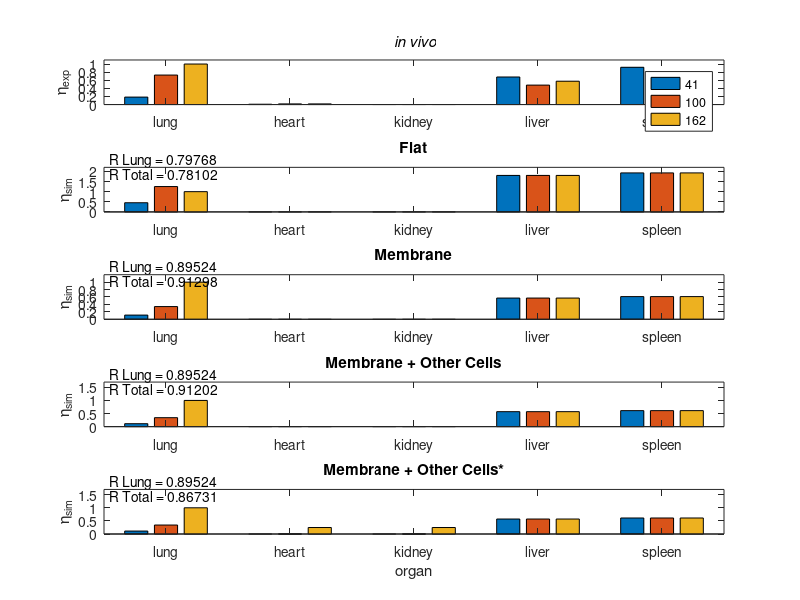

This chart was generated by the following MATLAB code:
%%%%%%% STEADY STATE MODEL %%%%%%%

% This script is for the steady state model, the model adapted from 
% Ramakrishnan 2016 to include nonspecific uptake via transcytosis. 
% kappa p values were otpimized. 

clc
clear
close all

organs = {'lung';'heart';'kidney';'liver';'spleen'};

%-------------------------------------------------------------------
%Constants throughout organs
lscript_ecb = 10^(-7); %m = distance from an EC or macrophage surface receptor 
d_ec = 5*10^(-6); %m = Diameter of endothelial cell
l_cap = 25.8*10^(-6); %m = size of endothelial cell 
c_out = 10^(-15); %M = injected concentration of NP
lscript_mb = 10^(-7); %m = distance from macrophage surface receptor
d_m = 5*10^(-6); %m = diameter of macrophage cell
l_mb = 10*10^(-6); %m = size of macrophage cell

%-------------------------------------------------------------------
% Kappa p (nonspecific binding rate of NP) 
% values taken from the following references and used in fig
references = {'Murciano','Papede','Muro/Hsu','Kohlar', 'Carme'};
kappa_p_lu = [0.79 1.9 22.35 5.0 10.24];
kappa_p_h = [0.913 0.4 3.01 1.16 1.07];
kappa_p_k = [2.10 0.5 4.5 1.11 1.95];
kappa_p_li = [1.48 11 50.95 15.78 56.83];
kappa_p_s = [1.22 15.0 67.96 22.22 63.73];


kappa_p = [nthroot((prod(kappa_p_lu)),5) nthroot((prod(kappa_p_h)), 5)/1000000 nthroot((prod(kappa_p_k)), 5)/1000000 ...
          nthroot((prod(kappa_p_li)), 5)*1000000000000 nthroot((prod(kappa_p_s)), 5)*10000000000000];

%-------------------------------------------------------------------
%Phi EC values
phi_ec = [.3 .3 .3 .3 .3]; % Concentration of EC in target tissue
phi_m = [.03 .03 .03 .03 .03]; % Concentration of macrophage cells in target tissue
phi_ma = [.03 .03 .03 .03 .03]; % 

%-------------------------------------------------------------------
%association constants for different antibody levels in different organs
k_ec_flat_low = [4.65*10^18 3.285060633 7100.073303 22595869600 1.24*10^13];
k_ec_flat_med = [4.39*10^25 2.832680049 3083.202198 2423458474 3.67*10^12];
k_ec_flat_high = [2.89*10^23 3.526502771 10680.54584 69467039755 2.72*10^13];


k_ec_low = [2.42*10^16 1.88457365 646.227279 45277209.7 1.8877*10^11]; % The association constant for binding to endothelial cells
k_ec_med = [1.4*10^24 4.13474953 7112.57997 2.2692*10^10 2.42*10^15];
k_ec_high = [1.23*10^42 10.6565662 41793.3924 2.28*10^12 7.74*10^21];


k_m_low = [ 47718.5533 47718.5533 47718.5533 47718.5533 47718.5533]; % The association constant for unactivated macrophages
k_m_med = [2460953.89 2460953.89 2460953.89 2460953.89 2460953.89];
k_m_high = [2.55*10^13 2.55*10^13 2.55*10^13 2.55*10^13 2.55*10^13];


k_ma_low = [1216469103 1216469103 1216469103 1216469103 1216469103]; % The association constant for activated macrophages
k_ma_med = [6.84*10^15 6.84*10^15 6.84*10^15 6.84*10^15 6.84*10^15];
k_ma_high = [3.66*10^22 3.66*10^22 3.66*10^22 3.66*10^22 3.66*10^22];

%-------------------------------------------------------------------
%Idg calculations

%flat
for i = 1:length(kappa_p)
    k_ec_low_fl = k_ec_flat_low(i);
    kappa_p_fl = kappa_p(i);
    phi_ec_fl = phi_ec(i);
    percent_idg_fl_low(i) = (kappa_p_fl + (((phi_ec_fl * k_ec_low_fl * lscript_ecb)/(d_ec)) * c_out)) * (l_cap/lscript_ecb); 
end
for j = 1:length(kappa_p)
    k_ec_med_fl = k_ec_flat_med(j);
    kappa_p_fl = kappa_p(j);
    phi_ec_fl = phi_ec(j);
    percent_idg_fl_med(j) = (kappa_p_fl + (((phi_ec_fl * k_ec_med_fl * lscript_ecb)/(d_ec)) * c_out)) * (l_cap/lscript_ecb);    
end
for k = 1:length(kappa_p)
    k_ec_high_fl = k_ec_flat_high(k);
    kappa_p_fl = kappa_p(k);
    phi_ec_fl = phi_ec(k);
    percent_idg_fl_high(k) = (kappa_p_fl + (((phi_ec_fl * k_ec_high_fl * lscript_ecb)/(d_ec)) * c_out)) * (l_cap/lscript_ecb);  
end

%membrane only
for i = 1:length(kappa_p)
    k_ec_low_m = k_ec_low(i);
    kappa_p_m = kappa_p(i);
    phi_ec_m = phi_ec(i);
    percent_idg_m_low(i) = (kappa_p_m + (((phi_ec_m * k_ec_low_m * lscript_ecb)/(d_ec)) * c_out)) * (l_cap/lscript_ecb); 
end
for j = 1:length(kappa_p)
    k_ec_med_m = k_ec_med(j);
    kappa_p_m = kappa_p(j);
    phi_ec_m = phi_ec(j);
    percent_idg_m_med(j) = (kappa_p_m + (((phi_ec_m * k_ec_med_m * lscript_ecb)/(d_ec)) * c_out)) * (l_cap/lscript_ecb);    
end
for k = 1:length(kappa_p)
    k_ec_high_m = k_ec_high(k);
    kappa_p_m = kappa_p(k);
    phi_ec_m = phi_ec(k);
    percent_idg_m_high(k) = (kappa_p_m + (((phi_ec_m * k_ec_high_m * lscript_ecb)/(d_ec)) * c_out)) * (l_cap/lscript_ecb);  
end
    
%membrane and other cells
for i = 1:length(kappa_p)
    k_ec_low_mc = k_ec_low(i);
    k_m_low_mc = k_m_low(i);
    kappa_p_mc = kappa_p(i);
    phi_ec_mc = phi_ec(i);
    phi_m_mc = phi_m(i);
   percent_idg_mc_low(i) = (kappa_p_mc + (((phi_ec_mc * k_ec_low_mc * lscript_ecb)/(d_ec)) * c_out))...
          * (l_cap/lscript_ecb) + ((((phi_m_mc * k_m_low_mc * lscript_mb)/(d_m))...
          * c_out) * (l_cap / lscript_mb));
end
for j = 1:length(kappa_p)
    k_ec_med_mc = k_ec_med(j);
    k_m_med_mc = k_m_med(j);
    kappa_p_mc = kappa_p(j);
    phi_ec_mc = phi_ec(j);
    phi_m_mc = phi_m(j);
   percent_idg_mc_med(j) = (kappa_p_mc + (((phi_ec_mc * k_ec_med_mc * lscript_ecb)/(d_ec)) * c_out))...
          * (l_cap/lscript_ecb) + ((((phi_m_mc * k_m_med_mc * lscript_mb)/(d_m))...
          * c_out) * (l_cap / lscript_mb));
end
for k = 1:length(kappa_p)
    k_ec_high_mc = k_ec_high(k);
    k_m_high_mc = k_m_high(k);
    kappa_p_mc = kappa_p(k);
    phi_ec_mc = phi_ec(k);
    phi_m_mc = phi_m(k);
   percent_idg_mc_high(k) = (kappa_p_mc + (((phi_ec_mc * k_ec_high_mc * lscript_ecb)/(d_ec)) * c_out))...
          * (l_cap/lscript_ecb) + ((((phi_m_mc * k_m_high_mc * lscript_mb)/(d_m))...
          * c_out) * (l_cap / lscript_mb));
end

%membrane and other cells*
for i = 1:length(kappa_p)
    k_ec_low_mca = k_ec_low(i);
    k_ma_low_mca = k_ma_low(i);
    kappa_p_mca = kappa_p(i);
    phi_ec_mca = phi_ec(i);
    phi_ma_mca = phi_ma(i);
   percent_idg_mca_low(i) = (kappa_p_mca+ (((phi_ec_mca * k_ec_low_mca * lscript_ecb)/(d_ec)) * c_out))...
          * (l_cap/lscript_ecb) + ((((phi_ma_mca * k_ma_low_mca * lscript_mb)/(d_m))...
          * c_out) * (l_cap / lscript_mb));     
end
for j = 1:length(kappa_p)
    k_ec_med_mca = k_ec_med(j);
    k_ma_med_mca = k_ma_med(j);
    kappa_p_mca = kappa_p(j);
    phi_ec_mca = phi_ec(j);
    phi_ma_mca = phi_ma(j);
   percent_idg_mca_med(j) = (kappa_p_mca + (((phi_ec_mca * k_ec_med_mca * lscript_ecb)/(d_ec)) * c_out))...
          * (l_cap/lscript_ecb) + ((((phi_ma_mca * k_ma_med_mca * lscript_mb)/(d_m))...
          * c_out) * (l_cap / lscript_mb));      
end
for k = 1:length(kappa_p)
    k_ec_high_mca = k_ec_high(k);
    k_ma_high_mca = k_ma_high(k);
    kappa_p_mca = kappa_p(k);
    phi_ec_mca = phi_ec(k);
    phi_ma_mca = phi_ma(k);
   percent_idg_mca_high(k) = (kappa_p_mca + (((phi_ec_mca * k_ec_high_mca * lscript_ecb)/(d_ec)) * c_out))...
          * (l_cap/lscript_ecb) + ((((phi_ma_mca * k_ma_high_mca * lscript_mb)/(d_m))...
          * c_out) * (l_cap / lscript_mb));     
end

%-------------------------------------------------------------------
% nexp for experimental values taken from fig-4-5-6.py:
nexp_high = [125 2 NaN 72 75]/(125);
nexp_med = [91 2 NaN 60 60]/(125);
nexp_low = [23 1 NaN 85 115]/(125);

%nsim for flat surface
nsim_fl_low = log(percent_idg_fl_low)/log(percent_idg_fl_high(1));
nsim_fl_med = log(percent_idg_fl_med)/log(percent_idg_fl_high(1));
nsim_fl_high = log(percent_idg_fl_high)/log(percent_idg_fl_high(1));

% nsim for membrane
nsim_m_low = log(percent_idg_m_low)/log(percent_idg_m_high(1));
nsim_m_med = log(percent_idg_m_med)/log(percent_idg_m_high(1));
nsim_m_high = log(percent_idg_m_high)/log(percent_idg_m_high(1));

%nsim for membrane and other cells
nsim_mc_low = log(percent_idg_mc_low)/log(percent_idg_mc_high(1));
nsim_mc_med = log(percent_idg_mc_med)/log(percent_idg_mc_high(1));
nsim_mc_high = log(percent_idg_mc_high)/log(percent_idg_mc_high(1));

%nsim for membrane and other cells*
nsim_mca_low = log(percent_idg_mca_low)/log(percent_idg_mca_high(1));
nsim_mca_med = log(percent_idg_mca_med)/log(percent_idg_mca_high(1));
nsim_mca_high = log(percent_idg_mca_high)/log(percent_idg_mca_high(1));

%-------------------------------------------------------------------
%correlation coefficent calculations

nexp_lung = [nexp_low(1) nexp_med(1) nexp_high(1)];
nexp_heart =[nexp_low(2) nexp_med(2) nexp_high(2)];
nexp_liver = [nexp_low(4) nexp_med(4) nexp_high(4)];
nexp_spleen = [nexp_low(5) nexp_med(5) nexp_high(5)];
nexp_total = [nexp_lung;...
              nexp_heart;...
              nexp_liver;...
              nexp_spleen];
          
nsim_lung_fl = [nsim_fl_low(1) nsim_fl_med(1) nsim_fl_high(1)];
nsim_heart_fl = [nsim_fl_low(2) nsim_fl_med(2) nsim_fl_high(2)];
nsim_liver_fl = [nsim_fl_low(4) nsim_fl_med(4) nsim_fl_high(4)];
nsim_spleen_fl = [nsim_fl_low(5) nsim_fl_med(5) nsim_fl_high(5)];
nsim_total_fl = [nsim_lung_fl;...
                 nsim_heart_fl;...
                 nsim_liver_fl;...
                 nsim_spleen_fl];

nsim_lung_m = [nsim_m_low(1) nsim_m_med(1) nsim_m_high(1)];
nsim_heart_m = [nsim_m_low(2) nsim_m_med(2) nsim_m_high(2)];
nsim_liver_m = [nsim_m_low(4) nsim_m_med(4) nsim_m_high(4)];
nsim_spleen_m = [nsim_m_low(5) nsim_m_med(5) nsim_m_high(5)];
nsim_total_m = [nsim_lung_m;...
                nsim_heart_m;...
                nsim_liver_m;...
                nsim_spleen_m];

nsim_lung_mc = [nsim_mc_low(1) nsim_mc_med(1) nsim_mc_high(1)];
nsim_heart_mc = [nsim_mc_low(2) nsim_mc_med(2) nsim_mc_high(2)];
nsim_liver_mc = [nsim_mc_low(4) nsim_mc_med(4) nsim_mc_high(4)];
nsim_spleen_mc = [nsim_mc_low(5) nsim_mc_med(5) nsim_mc_high(5)];
nsim_total_mc = [nsim_lung_mc;...
                 nsim_heart_mc;...
                 nsim_liver_mc;...
                 nsim_spleen_mc];

nsim_lung_mca = [nsim_mca_low(1) nsim_mca_med(1) nsim_mca_high(1)];
nsim_heart_mca = [nsim_mca_low(2) nsim_mca_med(2) nsim_mca_high(2)];
nsim_liver_mca = [nsim_mca_low(4) nsim_mca_med(4) nsim_mca_high(4)];
nsim_spleen_mca = [nsim_mca_low(5) nsim_mca_med(5) nsim_mca_high(5)];
nsim_total_mca = [nsim_lung_mca;...
                  nsim_heart_mca;...
                  nsim_liver_mca;...
                  nsim_spleen_mca];
              
R_lung_fl = corrcoef(nexp_lung, nsim_lung_fl);             
R_lung_m = corrcoef(nexp_lung, nsim_lung_m);
R_lung_mc = corrcoef(nexp_lung, nsim_lung_mc);
R_lung_mca = corrcoef(nexp_lung, nsim_lung_mca);

R_fl = corrcoef(nexp_total, nsim_total_fl);
R_m = corrcoef(nexp_total, nsim_total_m);
R_mc = corrcoef(nexp_total, nsim_total_mc);
R_mca = corrcoef(nexp_total, nsim_total_mca);



%-------------------------------------------------------------------
%Plots created

figure
subplot(5,1,1)
               exp = [nexp_low(1) nexp_med(1) nexp_high(1);...
                      nexp_low(2) nexp_med(2) nexp_high(2);...
                      nexp_low(3) nexp_med(3) nexp_high(3);...
                      nexp_low(4) nexp_med(4) nexp_high(4);...
                      nexp_low(5) nexp_med(5) nexp_high(5)];
bar(exp)
title('\it in vivo')
ylabel('\eta_{exp}')
set(gca,'xtick',[1:5],'xticklabel',organs)
axis([.5 5.5 0 1.1])
legend({'41','100', '162'},'Location','best')

subplot(5,1,2)
flat = [nsim_fl_low(1) nsim_fl_med(1) nsim_fl_high(1);...
                      nsim_fl_low(2) nsim_fl_med(2) nsim_fl_high(2);...
                      nsim_fl_low(3) nsim_fl_med(3) nsim_fl_high(3);...
                      nsim_fl_low(4) nsim_fl_med(4) nsim_fl_high(4);...
                      nsim_fl_low(5) nsim_fl_med(5) nsim_fl_high(5)];
bar(flat)
title('Flat')
ylabel('\eta_{sim}')
set(gca,'xtick',[1:5],'xticklabel',organs)
axis([.5 5.5 0 2.2])
dim = [.2 .5 .3 .3];
R_lung_fl_txt=['  R Lung = ',num2str((R_lung_fl(1,2)))];
R_fl_txt = ['  R Total = ',num2str((R_fl(1,2)))];
R_lung_fl_T = text(min(get(gca, 'xlim')), max(get(gca, 'ylim')), R_lung_fl_txt); 
R_fl_T = text(min(get(gca, 'xlim')), max(get(gca, 'ylim')), R_fl_txt); 
set(R_lung_fl_T, 'fontsize', 10, 'verticalalignment', 'bottom', 'horizontalalignment', 'left');
set(R_fl_T, 'fontsize', 10, 'verticalalignment', 'top', 'horizontalalignment', 'left');

subplot(5,1,3)
membrane = [nsim_m_low(1) nsim_m_med(1) nsim_m_high(1);...
            nsim_m_low(2) nsim_m_med(2) nsim_m_high(2);...
            nsim_m_low(3) nsim_m_med(3) nsim_m_high(3);...
            nsim_m_low(4) nsim_m_med(4) nsim_m_high(4);...
            nsim_m_low(5) nsim_m_med(5) nsim_m_high(5)];
bar(membrane)
title('Membrane')
ylabel('\eta_{sim}')
set(gca,'xtick',[1:5],'xticklabel',organs)
axis([.5 5.5 0 1.2])
R_lung_m_txt=['  R Lung = ',num2str((R_lung_m(1,2)))];
R_m_txt = ['  R Total = ',num2str((R_m(1,2)))];
R_lung_m_T = text(min(get(gca, 'xlim')), max(get(gca, 'ylim')), R_lung_m_txt); 
R_m_T = text(min(get(gca, 'xlim')), max(get(gca, 'ylim')), R_m_txt); 
set(R_lung_m_T, 'fontsize', 10, 'verticalalignment', 'bottom', 'horizontalalignment', 'left');
set(R_m_T, 'fontsize', 10, 'verticalalignment', 'top', 'horizontalalignment', 'left');

subplot(5,1,4)
membrane_cells = [nsim_mc_low(1) nsim_mc_med(1) nsim_mc_high(1);...
                  nsim_mc_low(2) nsim_mc_med(2) nsim_mc_high(2);...
                  nsim_mc_low(3) nsim_mc_med(3) nsim_mc_high(3);...
                  nsim_mc_low(4) nsim_mc_med(4) nsim_mc_high(4);...
                  nsim_mc_low(5) nsim_mc_med(5) nsim_mc_high(5)];
bar(membrane_cells)
title('Membrane + Other Cells')
ylabel('\eta_{sim}')
set(gca,'xtick',[1:5],'xticklabel',organs)
axis([.5 5.5 0 1.7])
R_lung_mc_txt=['  R Lung = ',num2str((R_lung_mc(1,2)))];
R_mc_txt = ['  R Total = ',num2str((R_mc(1,2)))];
R_lung_mc_T = text(min(get(gca, 'xlim')), max(get(gca, 'ylim')), R_lung_mc_txt); 
R_mc_T = text(min(get(gca, 'xlim')), max(get(gca, 'ylim')), R_mc_txt); 
set(R_lung_mc_T, 'fontsize', 10, 'verticalalignment', 'bottom', 'horizontalalignment', 'left');
set(R_mc_T, 'fontsize', 10, 'verticalalignment', 'top', 'horizontalalignment', 'left');


subplot(5,1,5)
membrane_cells_act = [nsim_mca_low(1) nsim_mca_med(1) nsim_mca_high(1);...
                      nsim_mca_low(2) nsim_mca_med(2) nsim_mca_high(2);...
                      nsim_mca_low(3) nsim_mca_med(3) nsim_mca_high(3);...
                      nsim_mca_low(4) nsim_mca_med(4) nsim_mca_high(4);...
                      nsim_mca_low(5) nsim_mca_med(5) nsim_mca_high(5)];
bar(membrane_cells_act)
title('Membrane + Other Cells*')
ylabel('\eta_{sim}')
xlabel('organ')
set(gca,'xtick',[1:5],'xticklabel',organs)
axis([.5 5.5 0 1.7])
dim = [.2 .5 .3 .3];
R_lung_mca_txt=['  R Lung = ',num2str((R_lung_mca(1,2)))];
R_mca_txt = ['  R Total = ',num2str((R_mca(1,2)))];
R_lung_mca_T = text(min(get(gca, 'xlim')), max(get(gca, 'ylim')), R_lung_mca_txt); 
R_mca_T = text(min(get(gca, 'xlim')), max(get(gca, 'ylim')), R_mca_txt); 
set(R_lung_mca_T, 'fontsize', 10, 'verticalalignment', 'bottom', 'horizontalalignment', 'left');
set(R_mca_T, 'fontsize', 10, 'verticalalignment', 'top', 'horizontalalignment', 'left');

